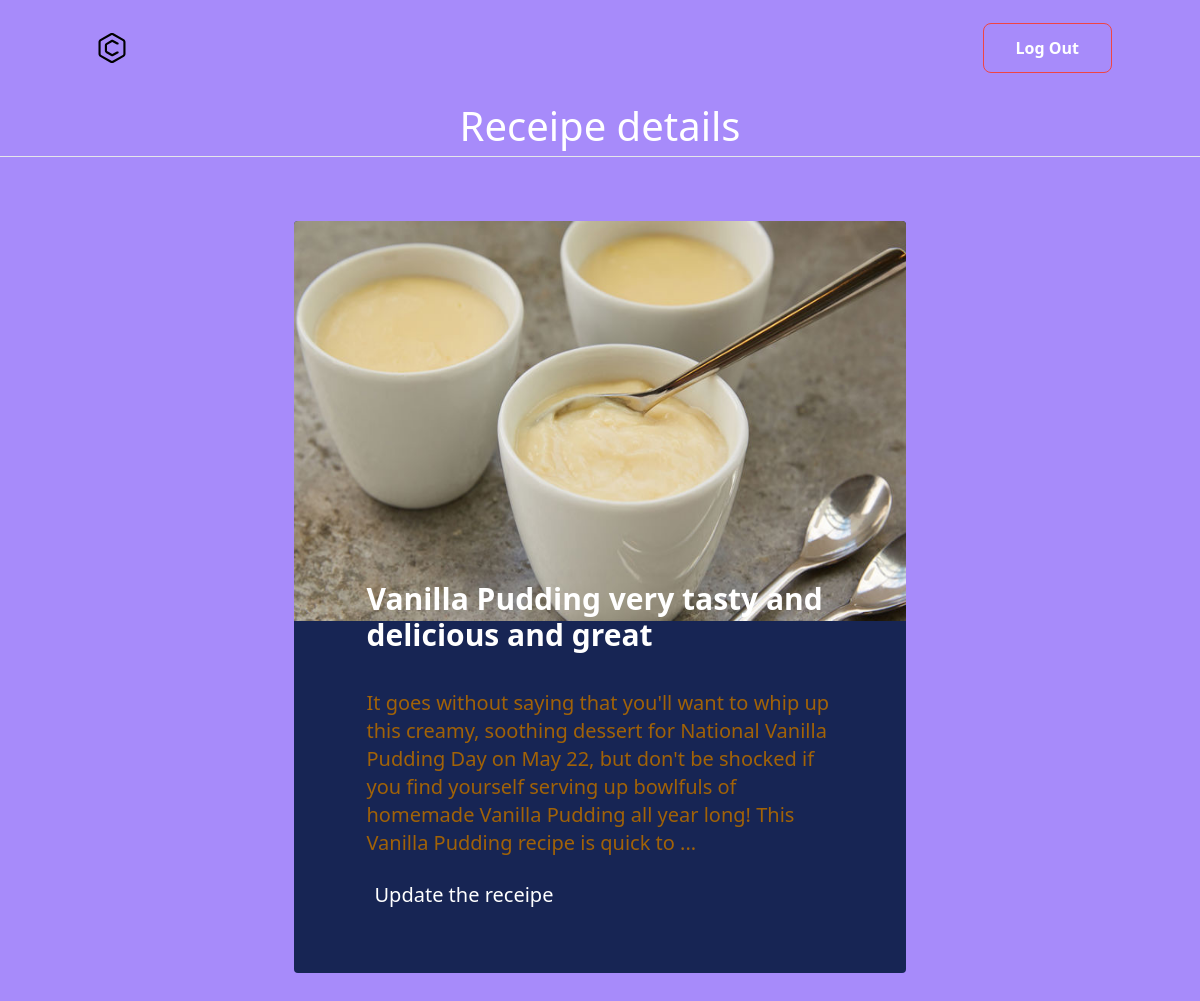
Screenshot of /get_details/47/ (signed in) with the database file from the repository.
### main/models.py (models this page shows)
class Receipe(models.Model):
    user=models.ForeignKey(User,on_delete=models.SET_NULL,null=True,blank=True)
    receipe_name=models.CharField(max_length=200)
    receipe_desc=models.TextField()
    reciepe_image=models.ImageField(upload_to="receipe/")

### main/views.py (the view)
# urls.py: path('get_details/<id>/', get_details , name="get_details"),
@login_required(login_url="/login")
def get_details(request,id):
    queryset=Receipe.objects.get(id=id)
    context={"details": queryset}
    return render(request,'details.html',context)

### templates/details.html
{% extends "base.html" %}
{% block content %}
<h2 class="text-center text-white " style="font-size: 40px;"> Receipe details</h2>
<hr >
<div class=" mx-auto sm:p-10 md:p-16 ">
	<div class="flex flex-col  mx-auto overflow-hidden rounded bg-blue-950 " style="width: 57%;">
		<img src="/media/{{details.reciepe_image}}" alt="" class="h-[25rem] dark:bg-gray-500 justify-items-start">
		<div class="p-6 pb-12 m-4 mx-auto -mt-16 space-y-6 lg:max-w-2xl  sm:mx-12 lg:rounded-md dark:bg-gray-900">
			<div class="space-y-2">
				<a rel="noopener noreferrer" href="#" class="inline-block text-2xl font-semibold sm:text-3xl text-white">{{details.receipe_name}}</a>
			</div>
			<div class="flex flex-wrap justify-between pt-3 gap-6 space-x-2 text-xs dark:text-gray-400">
					 <span class="text-xl text-yellow-700 ">{{details.receipe_desc}}</span>
				<a href="/update_reciepe/{{details.id}}" class="text-xl text-white">
					Update the receipe
				</a>
			</div>
		</div>
	</div>
</div>
{% endblock content %}

### templates/base.html (shortened to what this page needs)
{% load static %}
<!DOCTYPE html>
<html lang="en">
<head>
    <link rel="stylesheet" href="{% static 'src/styles.css' %}">
</head>
<body class="bg-violet-400">
    <header class="p-4 dark:bg-gray-800 dark:text-gray-100">
        <div class="container flex justify-between h-16 mx-auto">
            <div class="flex">
                <a rel="noopener noreferrer" href="#" aria-label="Back to homepage" class="flex items-center p-2">
                </a>
            </div>
            <div class="items-center flex-shrink-0  lg:flex">
                    {% if request.user.is_authenticated  %}
                    <a href="/logout" class="px-8 py-3 font-semibold  border rounded-lg border-red-500 text-white">Log Out
                    </a>
                    {% else %}
                    <a href="/login" class="px-8 py-3 font-semibold  border rounded-lg border-red-500 text-white">Log in
                    </a>
                    {% endif %}
            </div>
        </div>
    </header>
        {% block content %}
        {% endblock content %}
</body>
</html>

### static/src/styles.css (style rules this page uses)
html { line-height: 1.5; -webkit-text-size-adjust: 100%; -moz-tab-size: 4; -o-tab-size: 4; tab-size: 4; font-family: ui-sans-serif, system-ui, -apple-system, BlinkMacSystemFont, "Segoe UI", Roboto, "Helvetica Neue", Arial, "Noto Sans", sans-serif, "Apple Color Emoji", "Segoe UI Emoji", "Segoe UI Symbol", "Noto Color Emoji"; font-feature-settings: normal; font-variation-settings: normal; }
body { margin: 0; line-height: inherit; }
hr { height: 0; color: inherit; border-top-width: 1px; }
h1, h2, h3, h4, h5, h6 { font-size: inherit; font-weight: inherit; }
a { color: inherit; text-decoration: inherit; }
blockquote, dl, dd, h1, h2, h3, h4, h5, h6, hr, figure, p, pre { margin: 0; }
img, svg, video, canvas, audio, iframe, embed, object { display: block; vertical-align: middle; }
img, video { max-width: 100%; height: auto; }
.container { width: 100%; }
@media (min-width: 640px) { .container { max-width: 640px; } }
@media (min-width: 768px) { .container { max-width: 768px; } }
@media (min-width: 1024px) { .container { max-width: 1024px; } }
.m-4 { margin: 1rem; }
.mx-auto { margin-left: auto; margin-right: auto; }
.-mt-16 { margin-top: -4rem; }
.inline-block { display: inline-block; }
.flex { display: flex; }
.h-16 { height: 4rem; }
.h-8 { height: 2rem; }
.h-\[25rem\] { height: 25rem; }
.w-8 { width: 2rem; }
.flex-shrink-0 { flex-shrink: 0; }
.flex-col { flex-direction: column; }
.flex-wrap { flex-wrap: wrap; }
.items-center { align-items: center; }
.justify-between { justify-content: space-between; }
.justify-items-start { justify-items: start; }
.gap-6 { gap: 1.5rem; }
.space-x-2 > :not([hidden]) ~ :not([hidden]) { --tw-space-x-reverse: 0; margin-right: calc(0.5rem * var(--tw-space-x-reverse)); margin-left: calc(0.5rem * calc(1 - var(--tw-space-x-reverse))); }
.space-y-6 > :not([hidden]) ~ :not([hidden]) { --tw-space-y-reverse: 0; margin-top: calc(1.5rem * calc(1 - var(--tw-space-y-reverse))); margin-bottom: calc(1.5rem * var(--tw-space-y-reverse)); }
.overflow-hidden { overflow: hidden; }
.rounded { border-radius: 0.25rem; }
.rounded-lg { border-radius: 0.5rem; }
.border { border-width: 1px; }
.border-red-500 { --tw-border-opacity: 1; border-color: rgb(239 68 68 / var(--tw-border-opacity)); }
.bg-blue-950 { --tw-bg-opacity: 1; background-color: rgb(23 37 84 / var(--tw-bg-opacity)); }
.bg-violet-400 { --tw-bg-opacity: 1; background-color: rgb(167 139 250 / var(--tw-bg-opacity)); }
.p-2 { padding: 0.5rem; }
.p-4 { padding: 1rem; }
.p-6 { padding: 1.5rem; }
.px-8 { padding-left: 2rem; padding-right: 2rem; }
.py-3 { padding-top: 0.75rem; padding-bottom: 0.75rem; }
.pb-12 { padding-bottom: 3rem; }
.pt-3 { padding-top: 0.75rem; }
.text-center { text-align: center; }
.text-2xl { font-size: 1.5rem; line-height: 2rem; }
.text-xl { font-size: 1.25rem; line-height: 1.75rem; }
.text-xs { font-size: 0.75rem; line-height: 1rem; }
.font-semibold { font-weight: 600; }
.text-white { --tw-text-opacity: 1; color: rgb(255 255 255 / var(--tw-text-opacity)); }
.text-yellow-700 { --tw-text-opacity: 1; color: rgb(161 98 7 / var(--tw-text-opacity)); }
@media (min-width: 640px) { .sm\:mx-12 { margin-left: 3rem; margin-right: 3rem; } }
@media (min-width: 640px) { .sm\:p-10 { padding: 2.5rem; } }
@media (min-width: 640px) { .sm\:text-3xl { font-size: 1.875rem; line-height: 2.25rem; } }
@media (min-width: 768px) { .md\:p-16 { padding: 4rem; } }
@media (min-width: 1024px) { .lg\:flex { display: flex; } }
@media (min-width: 1024px) { .lg\:max-w-2xl { max-width: 42rem; } }
@media (min-width: 1024px) { .lg\:rounded-md { border-radius: 0.375rem; } }

### rows the page displays
Receipe: reciepe_image (picture), receipe_name "Vanilla Pudding very tasty and delicious and great", receipe_desc "It goes without saying that you'll want to whip up this creamy, soothing dessert for National Vanilla Pudding Day on May 22, but don't be shocked if you find yourself serving up bowlfuls of homemade Vanilla Pudding all year long! This Vanilla Pudding recipe is quick to ..."
